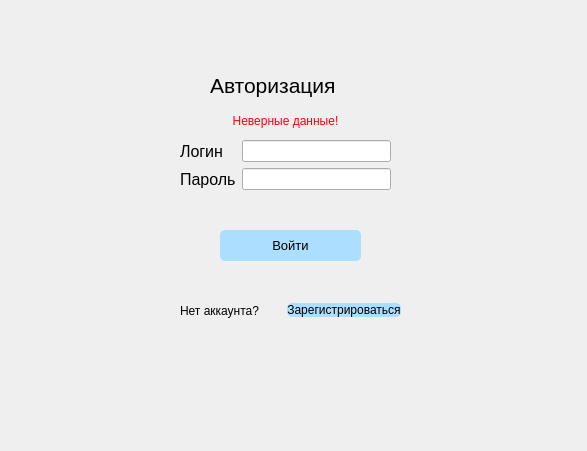
<?xml version="1.0" encoding="UTF-8"?>
<ui version="4.0">
 <class>MainWindow</class>
 <widget class="QMainWindow" name="MainWindow">
  <property name="geometry">
   <rect>
    <x>0</x>
    <y>0</y>
    <width>587</width>
    <height>451</height>
   </rect>
  </property>
  <property name="windowTitle">
   <string>MainWindow</string>
  </property>
  <property name="styleSheet">
   <string notr="true">QPushButton{
	background-color: rgb(172, 222, 255);
	border-radius: 5px;
}</string>
  </property>
  <widget class="QWidget" name="centralwidget">
   <widget class="QPushButton" name="log_btn">
    <property name="geometry">
     <rect>
      <x>220</x>
      <y>230</y>
      <width>141</width>
      <height>31</height>
     </rect>
    </property>
    <property name="font">
     <font>
      <pointsize>10</pointsize>
     </font>
    </property>
    <property name="cursor">
     <cursorShape>PointingHandCursor</cursorShape>
    </property>
    <property name="text">
     <string>Войти</string>
    </property>
   </widget>
   <widget class="QLabel" name="aut">
    <property name="geometry">
     <rect>
      <x>210</x>
      <y>60</y>
      <width>161</width>
      <height>51</height>
     </rect>
    </property>
    <property name="font">
     <font>
      <pointsize>16</pointsize>
     </font>
    </property>
    <property name="text">
     <string>Авторизация</string>
    </property>
   </widget>
   <widget class="QWidget" name="formLayoutWidget">
    <property name="geometry">
     <rect>
      <x>180</x>
      <y>140</y>
      <width>211</width>
      <height>71</height>
     </rect>
    </property>
    <layout class="QFormLayout" name="formLayout">
     <item row="0" column="1">
      <widget class="QLineEdit" name="login"/>
     </item>
     <item row="0" column="0">
      <widget class="QLabel" name="log">
       <property name="font">
        <font>
         <pointsize>12</pointsize>
        </font>
       </property>
       <property name="text">
        <string>Логин</string>
       </property>
      </widget>
     </item>
     <item row="1" column="0">
      <widget class="QLabel" name="pas">
       <property name="font">
        <font>
         <pointsize>12</pointsize>
        </font>
       </property>
       <property name="text">
        <string>Пароль</string>
       </property>
      </widget>
     </item>
     <item row="1" column="1">
      <widget class="QLineEdit" name="password"/>
     </item>
    </layout>
   </widget>
   <widget class="QWidget" name="horizontalLayoutWidget">
    <property name="geometry">
     <rect>
      <x>180</x>
      <y>280</y>
      <width>221</width>
      <height>61</height>
     </rect>
    </property>
    <layout class="QHBoxLayout" name="horizontalLayout">
     <property name="sizeConstraint">
      <enum>QLayout::SetDefaultConstraint</enum>
     </property>
     <item>
      <widget class="QLabel" name="qst">
       <property name="text">
        <string>Нет аккаунта?</string>
       </property>
      </widget>
     </item>
     <item>
      <widget class="QPushButton" name="reg_btn">
       <property name="cursor">
        <cursorShape>PointingHandCursor</cursorShape>
       </property>
       <property name="text">
        <string>Зарегистрироваться</string>
       </property>
      </widget>
     </item>
    </layout>
   </widget>
   <widget class="QLabel" name="warning">
    <property name="geometry">
     <rect>
      <x>190</x>
      <y>110</y>
      <width>191</width>
      <height>21</height>
     </rect>
    </property>
    <property name="styleSheet">
     <string notr="true">color: rgb(255, 0, 0);</string>
    </property>
    <property name="text">
     <string>Неверные данные!</string>
    </property>
    <property name="alignment">
     <set>Qt::AlignCenter</set>
    </property>
   </widget>
  </widget>
 </widget>
 <resources/>
 <connections/>
</ui>
